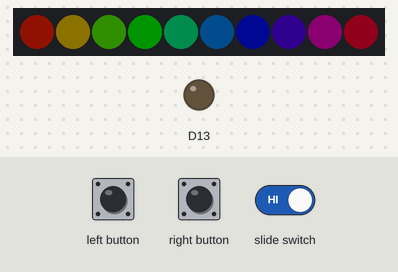
This sketch was run on a simulated Adafruit Circuit Playground Express. Shown: 10 RGB LEDs in strip order, left to right, output pins drawn as LEDs (lit = HIGH). Inputs (shaded band) come from the test bench. Dim RGB values are drawn brighter than linear; random numbers use the default seed unless the sketch sets one.

Above: at 1.25 s.
1.3 s: left button pressed for 0.15 s
At 2.0 s:
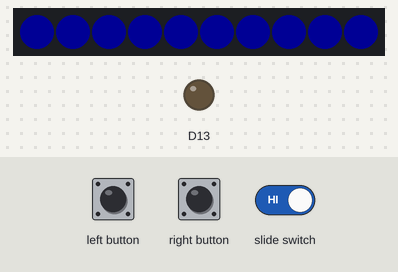
2.9 s: right button pressed for 0.15 s
At 3.35 s:
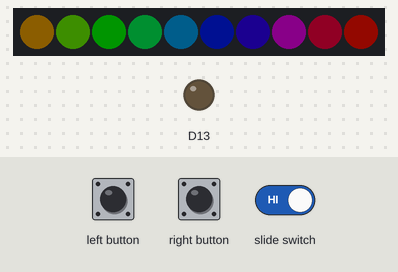
3.6 s: slide switch set LOW
At 4.8 s:
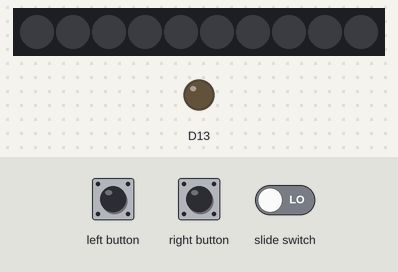
5.1 s: slide switch set HIGH
At 5.35 s:
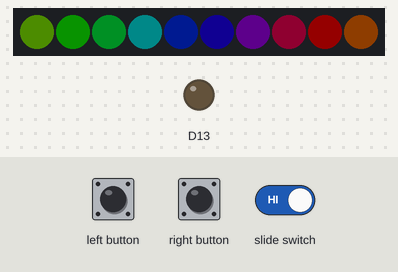
6.9 s: right button pressed for 1 s
At 7.94 s:
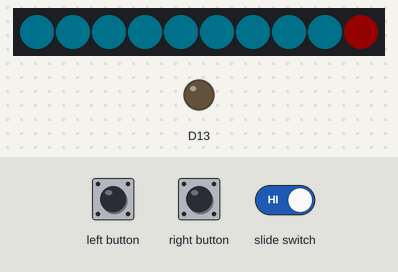
8.5 s: left button pressed for 1 s
At 9.15 s:
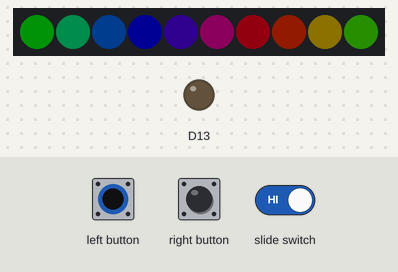

The sketch:

lights.ino
```cpp
#include <Adafruit_CircuitPlayground.h>
volatile int mode = 5;
volatile bool rbott = 0;
volatile bool lbott = 0;
volatile bool swonchflag = 0;
bool stop = 0;
int t = 0;
void setup() {
  CircuitPlayground.begin();
  // put your setup code here, to run once:
  Serial.begin(9600);
  pinMode(7, INPUT_PULLUP);
  pinMode(4, INPUT_PULLDOWN);
  pinMode(5, INPUT_PULLDOWN);
  attachInterrupt(7, swonch, CHANGE);
  attachInterrupt(5, decreas, RISING);
  attachInterrupt(4, up, RISING);
}

void loop() {
  if (rbott) {
    delay(5);
    mode--;
    rbott = 0;
  }
  if (lbott) {
    delay(5);
    mode++;
    lbott = 0;
  }
  if (swonchflag) {
    delay(5);
    swonchflag = 0;
    stop = !stop;
  }
  if (mode > 4) {
    mode = 0;
  }

  if (mode < 0) {
    mode = 4;
  }

  if (stop == 0) {
    switch (mode) {
      case 0:
        rainbowCycle(100, 10);
        break;
      case 1:
        blue(10);
        break;
      case 2:
        blink(5);
        break;
      case 3:
        random2(4);
        break;
      case 4:
        snake(100);
        break;
      default:
        Serial.println("massive trolling");
        break;
    }
  } else {
    CircuitPlayground.clearPixels();
  }
}
void sparkle(int delayTime) {
  int rand = random(9);
  int rando = random(9);

  while (rand == rando) {
    rand = random(9);
    rando = random(9);
  }
  CircuitPlayground.setPixelColor(rando, 0xFFFFFF);
  CircuitPlayground.setPixelColor(rand, 0xF0F0F);
  delay(delayTime / 2);
  CircuitPlayground.setPixelColor(rand, 0x000000);
  CircuitPlayground.setPixelColor(rando, 0x000000);
  delay(delayTime / 2);
}

void rainbowCycle(int currentSpeed, int stripLen) {

  // Make an offset based on the current millisecond count scaled by the current speed.

  uint32_t offset = millis() / currentSpeed;

  // Loop through each pixel and set it to an incremental color wheel value.

  for (int i = 0; i < 10; ++i) {

    CircuitPlayground.setPixelColor(i, CircuitPlayground.colorWheel(((i * 256 / stripLen) + offset) & 255));
  }
}
void blue(int loop) {
  uint32_t color = millis() / loop;

  for (int i = 0; i < 10; i++) {
    CircuitPlayground.setPixelColor(i, 255);
  }
}
void blink(int loop) {
  uint32_t color = millis() / loop;
  int crand = random(9);
  int crand0 = random(9);
  while (crand0 == crand) {
    crand0 = random(9);
    crand = random(9);
  }
  for (int i = 0; i < 10; i++) {
    delay(loop);


    if (crand0 == i) {
      uint32_t rc = random(225);
      CircuitPlayground.setPixelColor(i, CircuitPlayground.colorWheel(rc));
    } else if (crand == i) {
      uint32_t trc = random(225);
      CircuitPlayground.setPixelColor(i, CircuitPlayground.colorWheel(trc));
    } else {
      CircuitPlayground.setPixelColor(i, 500);
    }
  }
}
void random2(int lit) {
  for (int i = 0; i < 10; i++) {
    delay(lit);
    uint32_t ran = random(255);
    CircuitPlayground.setPixelColor(i, CircuitPlayground.colorWheel(ran));
  }
}
void snake(int del) {
  for (int i = 0; i < 10; i++) {
      t = -1;
    for (int l = 0; l < 10; l++) {

      if (l == i) {
        CircuitPlayground.setPixelColor(l, CircuitPlayground.colorWheel(255));
      } else {
        CircuitPlayground.setPixelColor(l, CircuitPlayground.colorWheel(133));
      }

    }
    delay(del);
  }
}

void up() {
  lbott = 1;
}
void decreas() {
  rbott = 1;
}
void swonch() {
  swonchflag = 1;
}
```

Measured:
- after the input at 2.9 s, the LEDs: first change at once (image 2 shows a later state)
- after the input at 5.1 s, the LEDs: first change at once (image 4 shows a later state)
